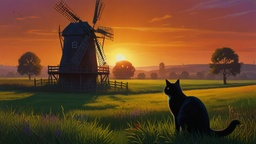
#> input picture imgs/catmill.jpg, 256 x 144 px, shrunk from 1024 x 576 before the run, found by its file name
$ python main.py
#> lines starting #> are read from the running program, lines starting #| are printed output that depends on the picture; after the words box and inside, x2 and y2 are one past the last pixel; in counts of white or black regions, pixels touching at a corner belong together
import cv2
import numpy as np
import matplotlib.pyplot as plt
from matplotlib.colors import ListedColormap

def simplify_colors(image_path, k=8):
    # Load the image
#> called with image_path = 'imgs\\catmill.jpg', k = 40
    img = cv2.imread(image_path)
#> img is the input picture: shape (144, 256, 3); mean B, G, R 37, 69.8, 107.7
    img = cv2.cvtColor(img, cv2.COLOR_BGR2RGB)

    # Reshape the image to a 2D array of pixels
    pixel_values = img.reshape((-1, 3))
    pixel_values = np.float32(pixel_values)

    # Implementing k-means clustering to simplify color space
    criteria = (cv2.TERM_CRITERIA_EPS + cv2.TERM_CRITERIA_MAX_ITER, 100, 0.2)
    _, labels, (centers) = cv2.kmeans(pixel_values, k, None, criteria, 10, cv2.KMEANS_RANDOM_CENTERS)
#> centers = 40 rows, first 8: [49.44, 50.82, 23.48], [185.5, 89.45, 35.22], [200.5, 101.7, 36.12], [182.1, 126.2, 17.63], [151, 108.9, 12.52], [180.8, 98.68, 59.58], [148.5, 116, 35.77], [120.5, 96.17, 48.86]

    # Convert centers to integers and assign colors back to the original pixels
    centers = np.uint8(centers)
#> centers = 40 rows, first 8: [49, 50, 23], [185, 89, 35], [200, 101, 36], [182, 126, 17], [151, 108, 12], [180, 98, 59], [148, 115, 35], [120, 96, 48]
    segmented_data = centers[labels.flatten()]

    # Reshape data into the original image dimensions
    segmented_image = segmented_data.reshape(img.shape)
    return segmented_image, labels.reshape(img.shape[:-1]), centers

def outline_and_label(segmented_image, labels, centers):
    # Create a blank white canvas
    white_canvas = np.ones(segmented_image.shape, dtype=np.uint8) * 255

    # Putting labels on the contours
    for label in np.unique(labels):
        # Create a mask for each segment
        mask = np.uint8(labels == label)
        # Find contours for the current segment
        contours, _ = cv2.findContours(mask, cv2.RETR_EXTERNAL, cv2.CHAIN_APPROX_SIMPLE)

        # Simplify contours
        approx_contours = [cv2.approxPolyDP(contour, 0.001*cv2.arcLength(contour, True), True) for contour in contours]

        # Draw simplified contours
        cv2.drawContours(white_canvas, approx_contours, -1, (0, 0, 0), 1)

        # Compute the center of the largest contour
        if approx_contours:
            largest_contour = max(approx_contours, key=cv2.contourArea)
            M = cv2.moments(largest_contour)
            if M['m00'] != 0:
                cx = int(M['m10'] / M['m00'])
                cy = int(M['m01'] / M['m00'])
                # Put a label number in the center
                cv2.putText(white_canvas, str(label + 1), (cx, cy), cv2.FONT_HERSHEY_SIMPLEX, 0.5, (255, 0, 0), 1)

    return white_canvas

def plot_color_map(centers):
    # Create a color map using the segmented colors
    cmap = ListedColormap([color / 255 for color in centers])

    # Plot the color map in full screen
    fig = plt.figure(figsize=(15, 10))
    ax = fig.add_subplot(111)
    bounds = np.arange(0, len(centers) + 1)
    norm = plt.Normalize(bounds.min(), bounds.max())
    cb = plt.colorbar(plt.cm.ScalarMappable(norm=norm, cmap=cmap),
                      ax=ax, orientation='horizontal', ticks=bounds[:-1] + 0.5)
    cb.set_label('Segment')
    cb.ax.set_xticklabels([str(i) for i in range(1, len(centers) + 1)])
    cb.ax.tick_params(axis='x', direction='out', length=3, width=1)
    plt.show()

if __name__ == "__main__":
    image_path = 'imgs\catmill.jpg'
    segmented_image, labels, centers = simplify_colors(image_path, k=40)  # Adjust k as needed
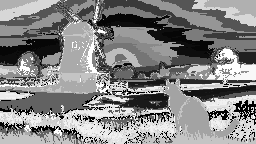
#> labels: shape (144, 256) int32; min 0, max 39, mean 20.4; drawn with min black and max white
    outlined_image = outline_and_label(segmented_image, labels, centers)
#> the loop in outline_and_label, `for label in np.unique(labels):` made 40 passes
#> (approx_contours, cx, cy) on passes 13, 32: (60 contours, all with area under 20, 120, 69), (238 contours, all with area under 20, 160, 88)
#> (cx, cy) on passes 1 to 6: (245, 108), (129, 19), (176, 43), (213, 90), (141, 102), (247, 57)
#> pass 1, in outline_and_label, `mask = np.uint8(labels == label)`:
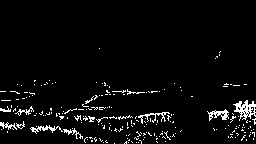
#> mask: shape (144, 256); values 0 (black) and 1 (white), 4.2% white in thin lines or dots, all inside (x1, y1, x2, y2) = (0, 48, 256, 144)
#> pass 2, in outline_and_label, `mask = np.uint8(labels == label)`:
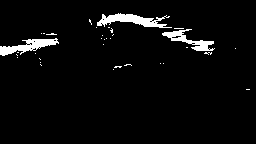
#> mask: shape (144, 256); values 0 (black) and 1 (white), 4% white; 34 white regions (31 under 20 px), largest, box (x1, y1, x2, y2) and area: (97, 13, 172, 28) 533, (0, 38, 59, 56) 459, (162, 29, 215, 51) 388
#> pass 3, in outline_and_label, `mask = np.uint8(labels == label)`:
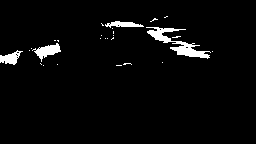
#> mask: shape (144, 256); values 0 (black) and 1 (white), 3.4% white; 27 white regions (23 under 20 px), largest, box (x1, y1, x2, y2) and area: (146, 27, 211, 59) 597, (32, 43, 61, 62) 238, (0, 50, 23, 65) 179, (105, 21, 144, 28) 156
#> after the loop in outline_and_label, `for label in np.unique(labels):`:
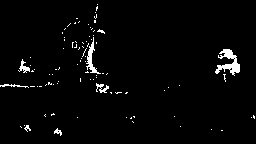
#> mask: shape (144, 256); values 0 (black) and 1 (white), 2.5% white; 90 white regions (83 under 20 px), largest, box (x1, y1, x2, y2) and area: (215, 49, 240, 76) 301, (86, 37, 101, 74) 159, (18, 59, 30, 73) 68
#> after the loop in outline_and_label, `for label in np.unique(labels):`:
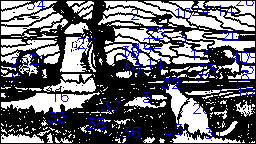
#> white_canvas: shape (144, 256, 3); mean of channels 0, 1, 2 113.1, 104.2, 104.2; drawn as B, G, R

    # Display the segmented image
    plt.imshow(segmented_image)
    plt.axis('off')
    plt.show()

    # Display the outlined image
    plt.imshow(outlined_image, cmap='gray')  # Display in grayscale
    plt.axis('off')
    plt.show()

    # Plot the color map
    plot_color_map(centers)
#> in plot_color_map, `bounds = np.arange(0, len(centers) + 1)`: bounds = 41 values from 0 to 40
#> in plot_color_map, `plt.show()`:
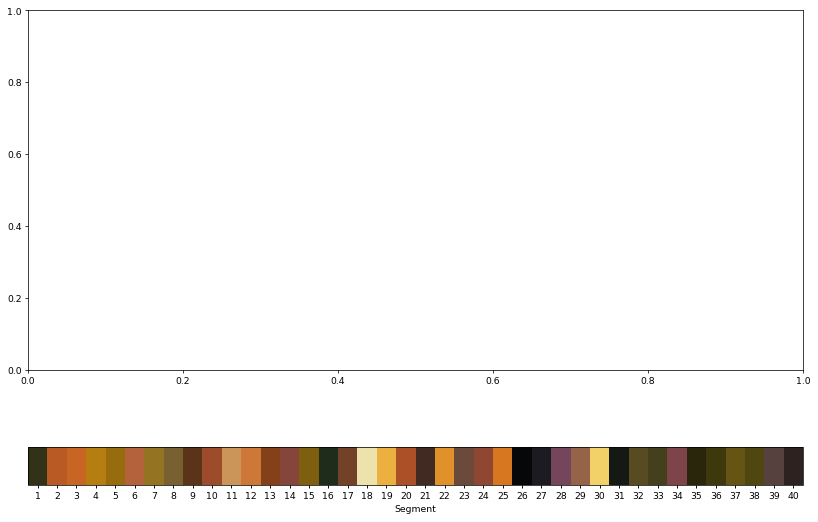
#> figure drawn by matplotlib, 1 panel
    #plt.show()
